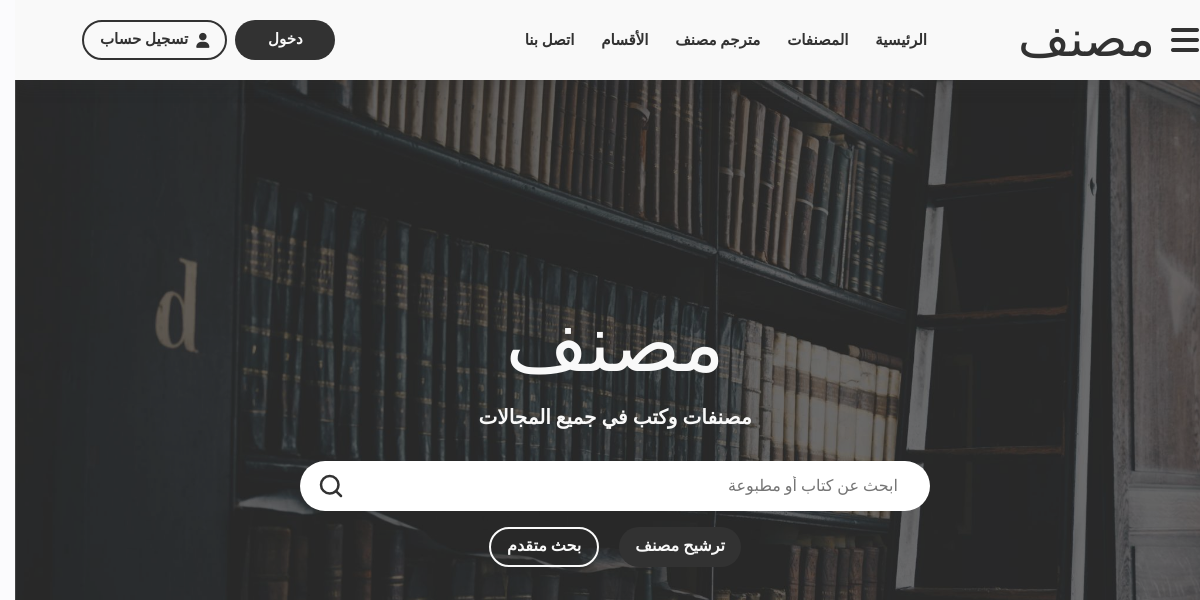
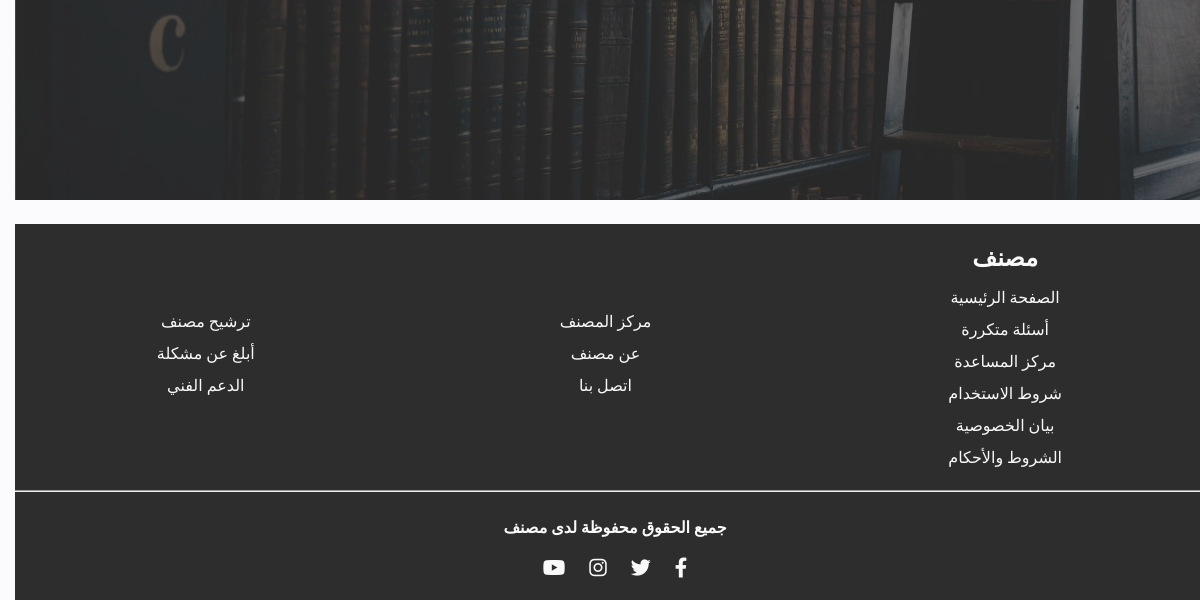
The app's page /, older data (2 pictures, top to bottom).
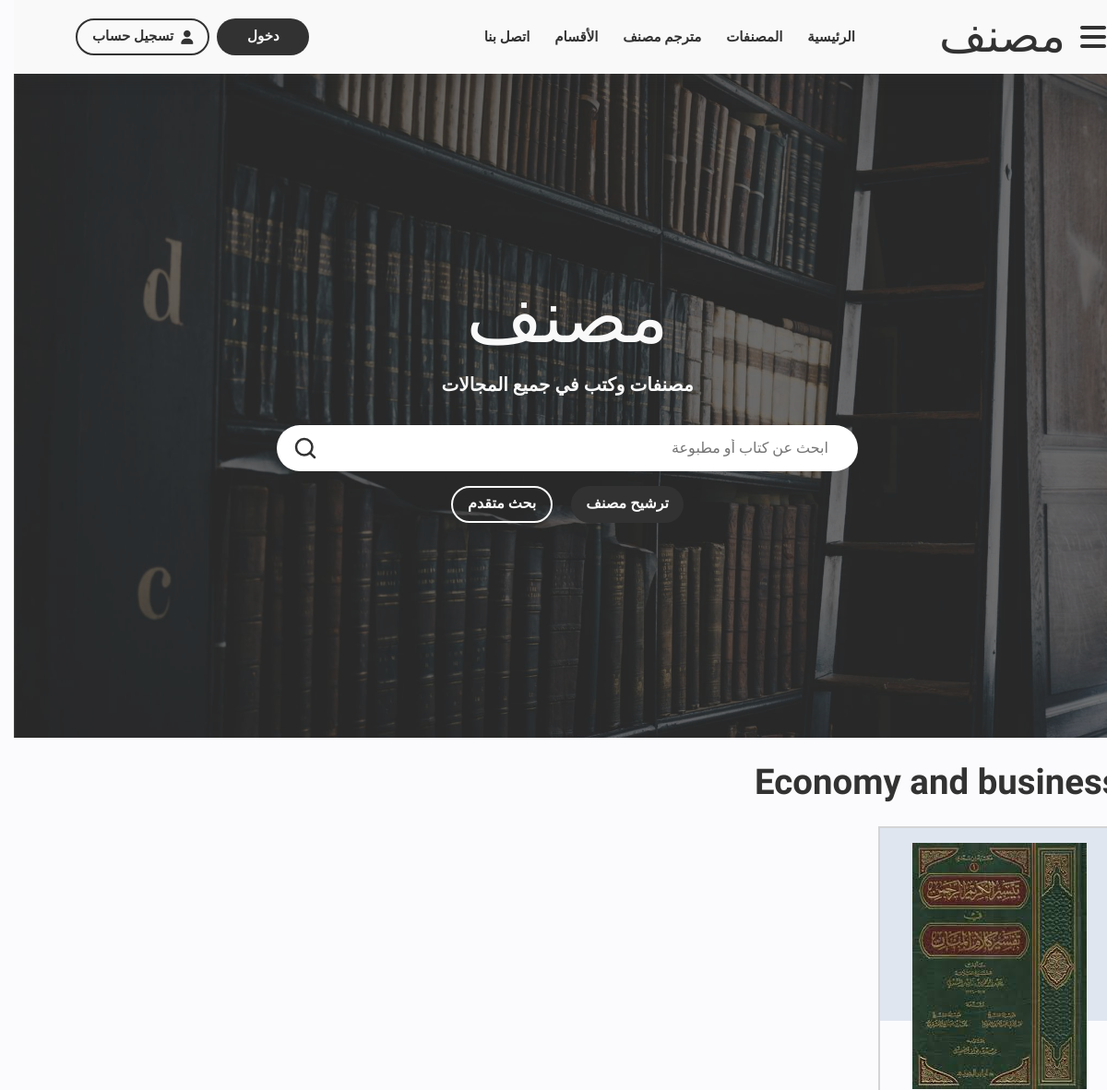
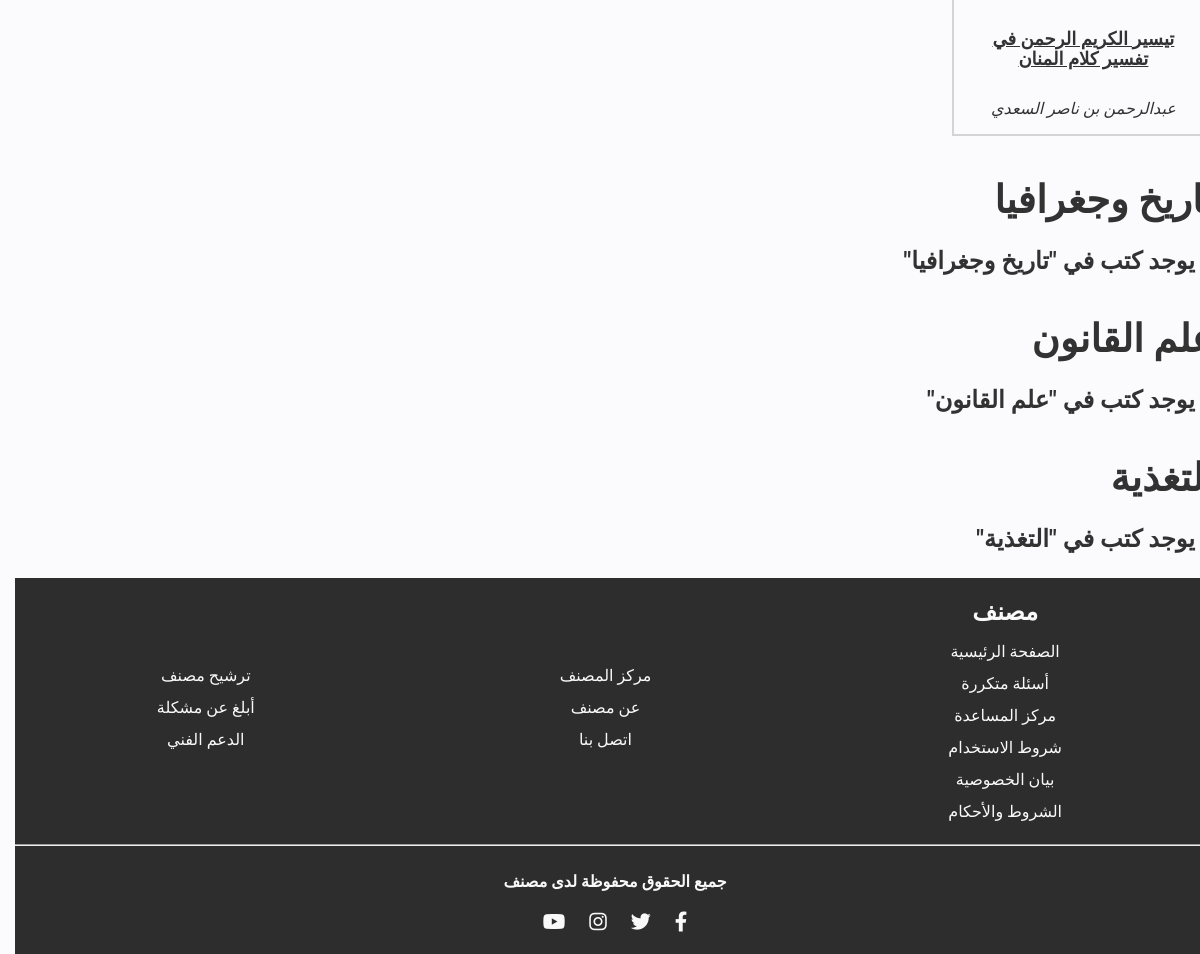
The same page, newer data (2 pictures, top to bottom).
### mosannaf/models.py (models this page shows, shortened)
class Branch(models.Model):
    title = models.CharField(max_length=150, verbose_name="عنوان القسم (بالإنجليزية)")
    name = models.CharField(max_length=200, verbose_name="القسم")
    img = models.ImageField(upload_to='branches/', verbose_name='صورة المصنف', null=True, blank=True)
    background_hex = models.CharField(verbose_name='كود Hex لون الخلفية', max_length=20, null=True, blank=True)
    color_hex = models.CharField(verbose_name='كود Hex لون الخط', max_length=20, null=True, blank=True)
    view_in_home = models.BooleanField(default=False, verbose_name="عرض في الصفحة الرئيسية")
    slug = models.SlugField(verbose_name='الاسم الظاهر في الرابط', max_length=100, allow_unicode=True, null=True, blank=True, unique=True)
    def __str__(self):
        return self.name
    class Meta:
        verbose_name = 'قسم'
        verbose_name_plural = 'اﻷقسام'

class Mosannaf(models.Model):
    name = models.CharField(max_length=255, verbose_name='اسم المصنف', unique=True)
    meaning = models.TextField(verbose_name='تفسير اسم المصنف')
    summary = models.TextField(verbose_name='نبذه عن المصنف')
    m_type = models.ForeignKey(
        'Type', on_delete=models.SET_NULL, blank=True, null=True, verbose_name='نوع المصنف')
    chain = models.CharField(max_length=200, verbose_name='سلسلة')
    related_to = models.ForeignKey(
        "Mosannaf", on_delete=models.SET_NULL, null=True, blank=True, verbose_name='ذو علاقة', related_name='mosannaf_related_to')
    competitor = models.ForeignKey(
        "Mosannaf", on_delete=models.SET_NULL, verbose_name="منافس", null=True, blank=True, related_name='mosannaf_competitor')
    contrary = models.ForeignKey(
        "Mosannaf", on_delete=models.SET_NULL, blank=True, null=True, verbose_name='منافي', related_name='mosannaf_contrary')
    fields = models.ManyToManyField("Field", verbose_name="المجالات")
    category = models.ForeignKey(
        "MosannafCategory", verbose_name="الفئة", on_delete=models.SET_NULL, null=True, blank=True)
    specialization = models.ForeignKey(
        "Specialization", verbose_name="التخصصص", on_delete=models.SET_NULL, null=True, blank=True)
    original_lang = models.ForeignKey(
        "Lang", verbose_name="أصل لغة المصنف", on_delete=models.SET_NULL, null=True, blank=True)
    date_published = models.DateField(
        verbose_name='تاريخ النشر', null=True, blank=True)
    parts_count = models.IntegerField(default=0, verbose_name='الأجزاء')
    pages_count = models.IntegerField(default=0, verbose_name='الصفحات')
    units_count = models.IntegerField(default=0, verbose_name='اﻷبواب')
    chapters_count = models.IntegerField(default=0, verbose_name='الفصول')
    subject = models.CharField(
        verbose_name="الموضوع", blank=True, null=True, max_length=100)
    branch = models.ForeignKey(
        "Branch", verbose_name='القسم', on_delete=models.SET_NULL, blank=True, null=True)
    sub_branch = models.ForeignKey(
        "SubBranch", verbose_name='القسم الفرعي', on_delete=models.SET_NULL, blank=True, null=True)
    chapter = models.CharField(max_length=200, verbose_name="الفصل")
    field = models.CharField(max_length=200, verbose_name="المجال")
    activity = models.CharField(max_length=200, verbose_name="النشاط")
    image = models.ImageField(verbose_name='صورة المصنف', upload_to='covers/',
                              height_field=None, width_field=None, max_length=None)
    file = models.FileField(verbose_name='ملف المصنف',
                            upload_to='mosannafat/', max_length=100)
    m_format = models.ForeignKey(
        "Formats", verbose_name="صيغة المصنف", blank=True, null=True, on_delete=models.SET_NULL)
    m_form = models.ForeignKey(
        "Forms", verbose_name="شكل المصنف", blank=True, null=True, on_delete=models.SET_NULL)
    m_size = models.CharField(max_length=200, verbose_name="حجم المصنف")
    measurement = models.ForeignKey(
        "Measurement", verbose_name="قياس المصنف", blank=True, null=True, on_delete=models.SET_NULL)
    preparation = models.ForeignKey(
        "Preparation", verbose_name='إعداد', on_delete=models.SET_NULL, blank=True, null=True)
    author = models.ForeignKey(
        "Author", verbose_name='المؤلف', on_delete=models.SET_NULL, blank=True, null=True)
    checker = models.ForeignKey(
        "Checker", verbose_name='المحقق', on_delete=models.SET_NULL, blank=True, null=True)
    publisher = models.ForeignKey(
        "publisher.Publisher", verbose_name='ناشر', on_delete=models.SET_NULL, blank=True, null=True)
    printing_house = models.ForeignKey(
        "PrintingHouse", on_delete=models.SET_NULL, null=True, blank=True, verbose_name="المطبعة")
    print_year = models.CharField(verbose_name="سنة الطباعة", max_length=20)
    print_number = models.CharField(verbose_name="رقم طبعة", max_length=20)
    publish_year = models.CharField(verbose_name="سنة النشر", max_length=20)
    isbn = models.CharField(verbose_name='ردمك', max_length=50)
    issn = models.CharField(verbose_name='ردمد', max_length=50)
    deposit_number = models.CharField(
        verbose_name='رقم الايداع', max_length=60)
    iso = models.CharField(max_length=200, verbose_name='ايزو')
    cover_artist = models.ForeignKey(
        "CoverArtists", verbose_name="فنان الغلاف", on_delete=models.SET_NULL, null=True, blank=True)
    slug = models.SlugField(verbose_name='الاسم الظاهر في الرابط', max_length=100, allow_unicode=True, null=True, blank=True, unique=True)
    def __str__(self):
        return str(self.name)
    class Meta:
        verbose_name = 'مصنف'
        verbose_name_plural = 'المصنفات'

class Author(models.Model):
    name = models.CharField(verbose_name='الاسم', max_length=150)
    def __str__(self):
        return self.name
    class Meta:
        verbose_name = 'مؤلف'
        verbose_name_plural = 'المؤلفون'

### pages/views.py (the view)
# urls.py: path('', index, name='index'),
def index(request):
    categories = Branch.objects.filter(view_in_home__exact=True)
    mosannafs = Mosannaf.objects.all()
    content = Home.objects.last()
    context = {
        'categories': categories,
        'content': content,
        'mosannafs': mosannafs,
    }
    return render(request, 'pages/index.html', context)

### pages/templates/pages/index.html (shortened to what this page needs)
{% extends 'base.html' %}
{% load static %}
{% block stylesheet %}
<link rel="stylesheet" href="{% static './css/index.css' %}">
{% endblock stylesheet %}
{% block content %}
{% include "main.html" %}
{% for category in categories %}
<section class=" section books-section" id="mainwoman">
    <div class="container swiper mySwiper">
        <div class="heading">
            <h1 class="intro-heading">{{category}}</h1>
        </div>
        <div class="books swiper-wrapper">
			{% for mosannaf in mosannafs %}
				{% if mosannaf.branch == category %}
				<div class="book swiper-slide">
					<img class="book_img" src="{{mosannaf.image.url}}" alt="">
					<p class="book_title">
						<a href="{% url 'mosannaf:details' mosannaf.slug %}">{{mosannaf}}</a>
					</p>
					<i>{{mosannaf.author}}</i>
				</div>
				{% else %}
				<center>
					<h2>
						لا يوجد كتب في  "{{category}}"
					</h2>
				</center>
				{% endif %}
			{% endfor %}
        </div>
    </div>
</section>
{% endfor %}
{% endblock content %}

Row changes from the older to the newer data that the page shows:
now on this page (row edited): Branch: name "Economy and business"
now on this page (row edited): Mosannaf: image (picture), name "تيسير الكريم الرحمن في تفسير كلام المنان", author "عبدالرحمن بن ناصر السعدي"
now on this page (row edited): Branch: name "تاريخ وجغرافيا"
now on this page (row edited): Branch: name "علم القانون"
added Branch: name "التغذية"
